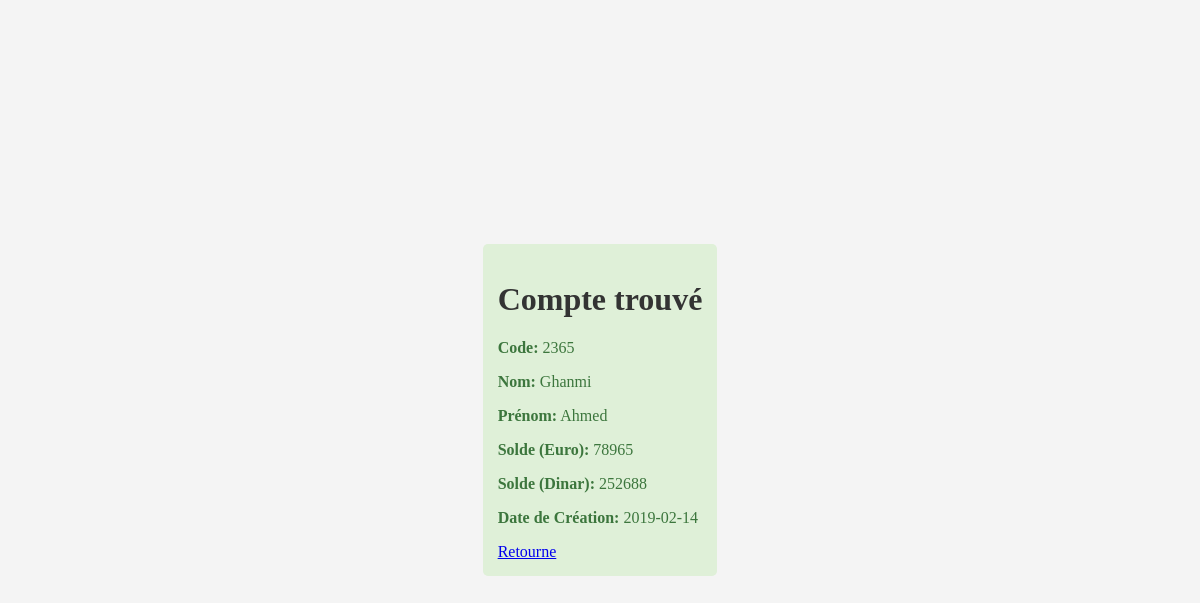
The page /rechercher.php?code_recherche=2365 on the database its author committed.
### tables this page shows
CREATE TABLE `compte` (
  `nom` varchar(50) NOT NULL,
  `prenom` varchar(50) NOT NULL,
  `solde` double NOT NULL,
  `datecreation` date NOT NULL,
  `code` int(11) NOT NULL
);

### rechercher.php (the view, shortened to what this page needs)
<!DOCTYPE html>
<html lang="fr">
<head>
</head>
<body>
    <?php
    require_once 'dbconfig.php';
    function rechercherCompteParCode($code) {
        global $conn;
        try {
            $stmt = $conn->prepare("SELECT * FROM compte WHERE code = :code");
            $stmt->bindParam(':code', $code);
            $stmt->execute();
            $result = $stmt->fetch(PDO::FETCH_ASSOC);
            return $result;
        } catch(PDOException $e) {
            echo "Erreur : " . $e->getMessage();
            exit;
        }
    }
    if (isset($_GET['code_recherche'])) {
        $codeRecherche = $_GET['code_recherche'];
        $compteRecherche = rechercherCompteParCode($codeRecherche);
        if ($compteRecherche) {
            echo '<div class="result">';
            echo "<h1>Compte trouvé</h1>";
            echo "<p><strong>Code:</strong> " . $compteRecherche['code'] . "</p>";
            echo "<p><strong>Nom:</strong> " . $compteRecherche['nom'] . "</p>";
            echo "<p><strong>Prénom:</strong> " . $compteRecherche['prenom'] . "</p>";
            echo "<p><strong>Solde (Euro):</strong> " . $compteRecherche['solde'] . "</p>";
            echo "<p><strong>Solde (Dinar):</strong> " . ($compteRecherche['solde'] * 3.2) . "</p>";
            echo "<p><strong>Date de Création:</strong> " . $compteRecherche['datecreation'] . "</p>";
            echo   "<a href='index.php'> Retourne</a>";
            echo '</div>';
        } else {
            echo '<div class="error">';
            echo "<h1>Aucun compte trouvé</h1>";
            echo "<p>Aucun compte trouvé pour le code : " . $codeRecherche . "</p>";
            echo   "<a href='index.php'> Retourne</a>";
            echo '</div>';
        }
    }
    ?>
</body>
</html>

### rechercher.php (style rules this page uses)
body { background-color: #f4f4f4; margin: 0; padding: 0; display: flex; align-items: center; justify-content: center; height: 100vh; font-family:Georgia,serif }
h1 { text-align: center; color: #333; }
.result, .error { margin-top: 20px; padding: 15px; border-radius: 5px; }
.result { background-color: #dff0d8; border-color: #d6e9c6; color: #3c763d; }

### rows shown on the page
compte: code "2365", nom "Ghanmi", prenom "Ahmed", solde "78965", $compteRecherche['solde']*3.2 "252688", datecreation "2019-02-14"
